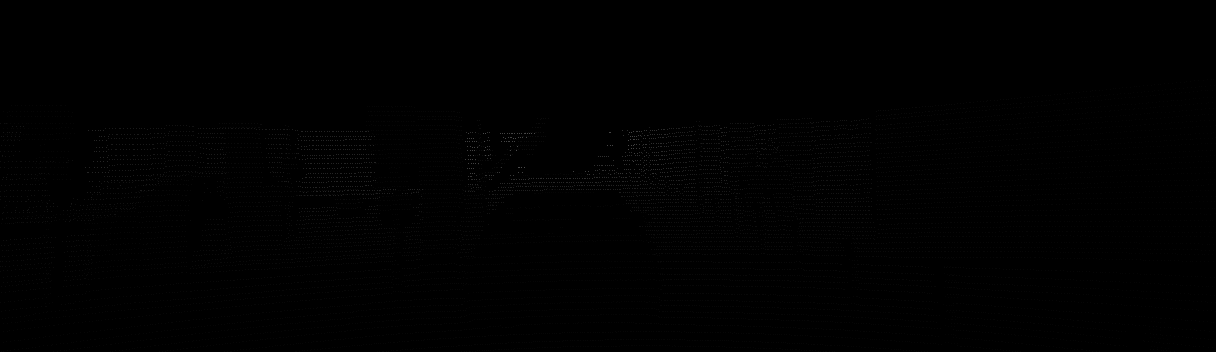
#> input picture data_example/depth_selection/test_depth_completion_anonymous/velodyne_raw/0000000001.png, 1216 x 352 px
$ python main.py
#> lines starting #> are read from the running program, lines starting #| are printed output that depends on the picture; after the words box and inside, x2 and y2 are one past the last pixel; in counts of white or black regions, pixels touching at a corner belong together
#> in main, depth_image is the input picture: shape (352, 1216) uint16; min 0, max 19718, mean 141.7
import glob
import os
import sys
import time
import collections

import cv2
import numpy as np

# Full kernels
FULL_KERNEL_3 = np.ones((3, 3), np.uint8)
FULL_KERNEL_5 = np.ones((5, 5), np.uint8)
FULL_KERNEL_7 = np.ones((7, 7), np.uint8)
FULL_KERNEL_9 = np.ones((9, 9), np.uint8)
FULL_KERNEL_31 = np.ones((31, 31), np.uint8)

# 3x3 cross kernel
CROSS_KERNEL_3 = np.asarray(
    [
        [0, 1, 0],
        [1, 1, 1],
        [0, 1, 0],
    ], dtype=np.uint8)

# 5x5 cross kernel
CROSS_KERNEL_5 = np.asarray(
    [
        [0, 0, 1, 0, 0],
        [0, 0, 1, 0, 0],
        [1, 1, 1, 1, 1],
        [0, 0, 1, 0, 0],
        [0, 0, 1, 0, 0],
    ], dtype=np.uint8)

# 5x5 diamond kernel
DIAMOND_KERNEL_5 = np.array(
    [
        [0, 0, 1, 0, 0],
        [0, 1, 1, 1, 0],
        [1, 1, 1, 1, 1],
        [0, 1, 1, 1, 0],
        [0, 0, 1, 0, 0],
    ], dtype=np.uint8)

# 7x7 cross kernel
CROSS_KERNEL_7 = np.asarray(
    [
        [0, 0, 0, 1, 0, 0, 0],
        [0, 0, 0, 1, 0, 0, 0],
        [0, 0, 0, 1, 0, 0, 0],
        [1, 1, 1, 1, 1, 1, 1],
        [0, 0, 0, 1, 0, 0, 0],
        [0, 0, 0, 1, 0, 0, 0],
        [0, 0, 0, 1, 0, 0, 0],
    ], dtype=np.uint8)

# 7x7 diamond kernel
DIAMOND_KERNEL_7 = np.asarray(
    [
        [0, 0, 0, 1, 0, 0, 0],
        [0, 0, 1, 1, 1, 0, 0],
        [0, 1, 1, 1, 1, 1, 0],
        [1, 1, 1, 1, 1, 1, 1],
        [0, 1, 1, 1, 1, 1, 0],
        [0, 0, 1, 1, 1, 0, 0],
        [0, 0, 0, 1, 0, 0, 0],
    ], dtype=np.uint8)


# [63 lines left out: function fill_in_fast, not called in this run]


def fill_in_multiscale(depth_map, max_depth=100.0,
                       dilation_kernel_far=CROSS_KERNEL_3,
                       dilation_kernel_med=CROSS_KERNEL_5,
                       dilation_kernel_near=CROSS_KERNEL_7,
                       extrapolate=False,
                       blur_type='bilateral',
                       show_process=False):
    """Slower, multi-scale dilation version with additional noise removal that
    provides better qualitative results.
    Args:
        depth_map: projected depths
        max_depth: max depth value for inversion
        dilation_kernel_far: dilation kernel to use for 30.0 < depths < 80.0 m
        dilation_kernel_med: dilation kernel to use for 15.0 < depths < 30.0 m
        dilation_kernel_near: dilation kernel to use for 0.1 < depths < 15.0 m
        extrapolate:whether to extrapolate by extending depths to top of
            the frame, and applying a 31x31 full kernel dilation
        blur_type:
            'gaussian' - provides lower RMSE
            'bilateral' - preserves local structure (recommended)
        show_process: saves process images into an OrderedDict
    Returns:
        depth_map: dense depth map
        process_dict: OrderedDict of process images
    """
#> called with max_depth = 100, dilation_kernel_far = array of shape (3, 3), dilation_kernel_med = array of shape (5, 5), dilation_kernel_near = array of shape (7, 7), extrapolate = False, blur_type = 'bilateral', show_process = True

    # Convert to float32
    depths_in = np.float32(depth_map)

    # Calculate bin masks before inversion
    valid_pixels_near = (depths_in > 0.1) & (depths_in <= 15.0)
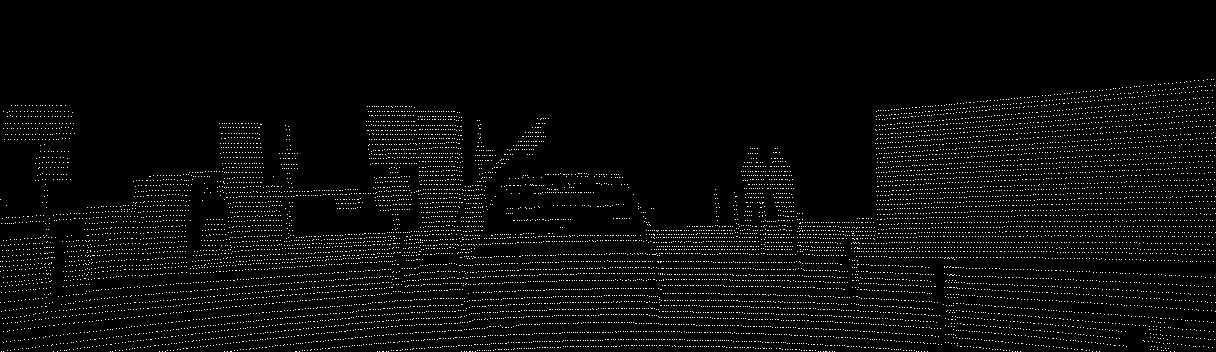
#> valid_pixels_near: shape (352, 1216) bool; 3.4% white in thin lines or dots, all inside (x1, y1, x2, y2) = (0, 79, 1216, 352)
    valid_pixels_med = (depths_in > 15.0) & (depths_in <= 30.0)
#> valid_pixels_med: shape (352, 1216) bool; 0.7% white in thin lines or dots, all inside (x1, y1, x2, y2) = (0, 118, 873, 236)
    valid_pixels_far = (depths_in > 30.0)
#> valid_pixels_far: shape (352, 1216) bool; 0.33% white in thin lines or dots, all inside (x1, y1, x2, y2) = (85, 126, 757, 196)

    # Invert (and offset)
    s1_inverted_depths = np.copy(depths_in)
    valid_pixels = (s1_inverted_depths > 0.1)
    s1_inverted_depths[valid_pixels] = \
        max_depth - s1_inverted_depths[valid_pixels]
#> s1_inverted_depths: shape (352, 1216) float32; min 0, max 96.93, mean 3.9

    # Multi-scale dilation
    dilated_far = cv2.dilate(
        np.multiply(s1_inverted_depths, valid_pixels_far),
        dilation_kernel_far)
    dilated_med = cv2.dilate(
        np.multiply(s1_inverted_depths, valid_pixels_med),
        dilation_kernel_med)
    dilated_near = cv2.dilate(
        np.multiply(s1_inverted_depths, valid_pixels_near),
        dilation_kernel_near)

    # Find valid pixels for each binned dilation
    valid_pixels_near = (dilated_near > 0.1)
#> valid_pixels_near: shape (352, 1216) bool; 29.1% white in thin lines or dots, all inside (x1, y1, x2, y2) = (0, 76, 1216, 352)
    valid_pixels_med = (dilated_med > 0.1)
#> valid_pixels_med: shape (352, 1216) bool; 4.6% white in thin lines or dots, all inside (x1, y1, x2, y2) = (0, 116, 875, 238)
    valid_pixels_far = (dilated_far > 0.1)
#> valid_pixels_far: shape (352, 1216) bool; 1.4% white in thin lines or dots, all inside (x1, y1, x2, y2) = (84, 125, 758, 197)

    # Combine dilated versions, starting farthest to nearest
    s2_dilated_depths = np.copy(s1_inverted_depths)
    s2_dilated_depths[valid_pixels_far] = dilated_far[valid_pixels_far]
    s2_dilated_depths[valid_pixels_med] = dilated_med[valid_pixels_med]
    s2_dilated_depths[valid_pixels_near] = dilated_near[valid_pixels_near]

    # Small hole closure
    s3_closed_depths = cv2.morphologyEx(
        s2_dilated_depths, cv2.MORPH_CLOSE, FULL_KERNEL_5)

    # Median blur to remove outliers
    s4_blurred_depths = np.copy(s3_closed_depths)
    blurred = cv2.medianBlur(s3_closed_depths, 5)
    valid_pixels = (s3_closed_depths > 0.1)
#> valid_pixels: shape (352, 1216) bool; 63.6% white; 53 black regions (7 under 20 px), largest, box (x1, y1, x2, y2) and area: (0, 0, 1216, 208) 143607, (506, 191, 641, 233) 2844, (1000, 261, 1216, 274) 1431
    s4_blurred_depths[valid_pixels] = blurred[valid_pixels]
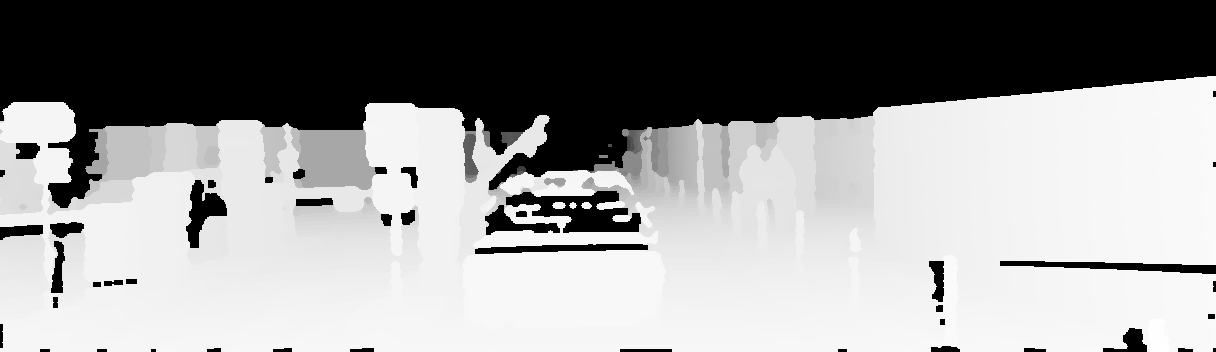
#> s4_blurred_depths: shape (352, 1216) float32; min 0, max 96.93, mean 57; drawn with min black and max white

    # Calculate a top mask
    top_mask = np.ones(depths_in.shape, dtype=bool)
    for pixel_col_idx in range(s4_blurred_depths.shape[1]):
        pixel_col = s4_blurred_depths[:, pixel_col_idx]
        top_pixel_row = np.argmax(pixel_col > 0.1)
        top_mask[0:top_pixel_row, pixel_col_idx] = False
#> this loop made 1216 passes
#> top_pixel_row on passes 1 to 3: 121, 121, 111
#> top_mask: shape (352, 1216) bool; 67.1% white; 1 black region, box (x1, y1, x2, y2) and area: (0, 0, 1216, 199) 140992

    # Get empty mask
    valid_pixels = (s4_blurred_depths > 0.1)
#> valid_pixels: shape (352, 1216) bool; 63.5% white; 45 black regions (4 under 20 px), largest, box (x1, y1, x2, y2) and area: (0, 0, 1216, 208) 143871, (506, 191, 641, 233) 2924, (1000, 261, 1216, 274) 1432
    empty_pixels = ~valid_pixels & top_mask
#> empty_pixels: shape (352, 1216) bool; 3.6% white; 58 white regions (11 under 20 px), largest, box (x1, y1, x2, y2) and area: (506, 191, 641, 233) 2924, (1000, 261, 1216, 274) 1432, (186, 180, 227, 248) 1280

    # Hole fill
    dilated = cv2.dilate(s4_blurred_depths, FULL_KERNEL_9)
    s5_dilated_depths = np.copy(s4_blurred_depths)
    s5_dilated_depths[empty_pixels] = dilated[empty_pixels]
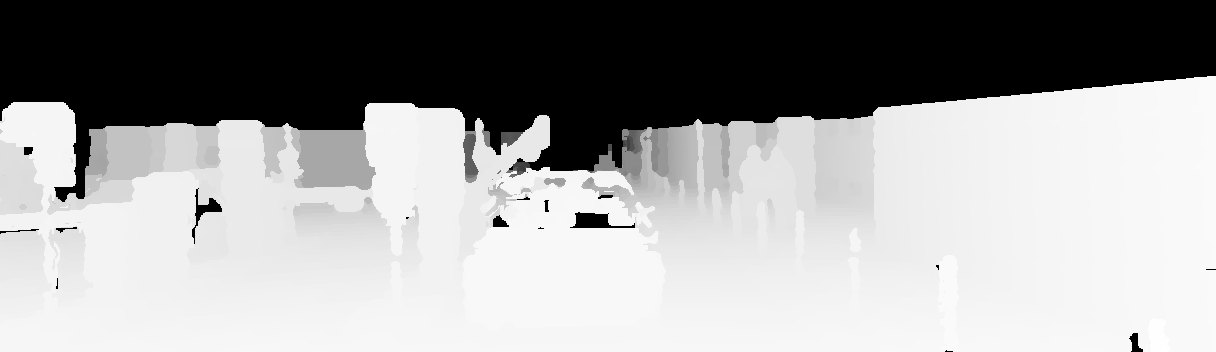
#> s5_dilated_depths: shape (352, 1216) float32; 3.09% of pixels changed, all inside (x1, y1, x2, y2) = (0, 91, 1216, 352); drawn with min black and max white

    # Extend highest pixel to top of image or create top mask
    s6_extended_depths = np.copy(s5_dilated_depths)
    top_mask = np.ones(s5_dilated_depths.shape, dtype=bool)

    top_row_pixels = np.argmax(s5_dilated_depths > 0.1, axis=0)
#> top_row_pixels = 1216 values, max 199 at index 78, min 76 at index 1207, mean 115.9
    top_pixel_values = s5_dilated_depths[top_row_pixels,
                                         range(s5_dilated_depths.shape[1])]
#> top_pixel_values = 1216 values, max 95.14 at index 1215, min 29.93 at index 608, mean 80.88

    for pixel_col_idx in range(s5_dilated_depths.shape[1]):
        if extrapolate:
            s6_extended_depths[0:top_row_pixels[pixel_col_idx],
                               pixel_col_idx] = top_pixel_values[pixel_col_idx]
        else:
            # Create top mask
            top_mask[0:top_row_pixels[pixel_col_idx], pixel_col_idx] = False

    # Fill large holes with masked dilations
    s7_blurred_depths = np.copy(s6_extended_depths)
    for i in range(6):
        empty_pixels = (s7_blurred_depths < 0.1) & top_mask
        dilated = cv2.dilate(s7_blurred_depths, FULL_KERNEL_5)
        s7_blurred_depths[empty_pixels] = dilated[empty_pixels]
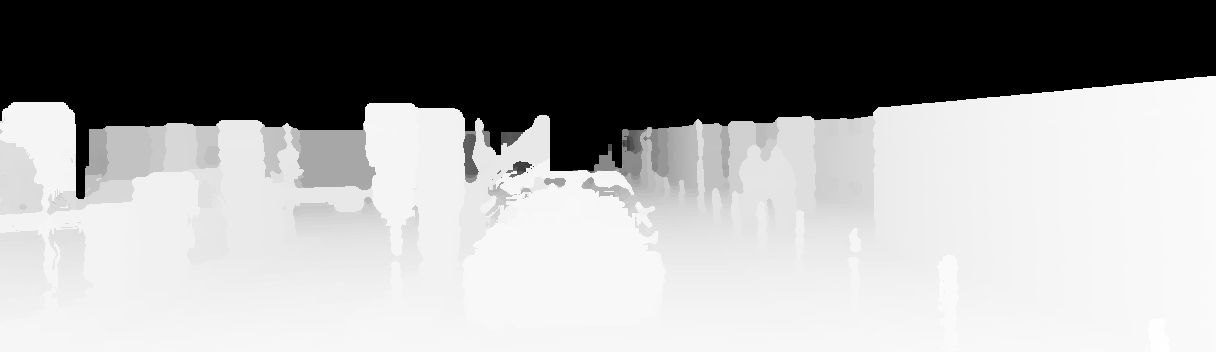
#> s7_blurred_depths: shape (352, 1216) float32; 0.49% of pixels changed, all inside (x1, y1, x2, y2) = (0, 136, 1216, 352); drawn with min black and max white

    # Median blur
    blurred = cv2.medianBlur(s7_blurred_depths, 5)
    valid_pixels = (s7_blurred_depths > 0.1) & top_mask
    s7_blurred_depths[valid_pixels] = blurred[valid_pixels]
#> s7_blurred_depths: shape (352, 1216) float32; 7.74% of pixels changed, all inside (x1, y1, x2, y2) = (0, 77, 1216, 352)

    if blur_type == 'gaussian':
        # Gaussian blur
        blurred = cv2.GaussianBlur(s7_blurred_depths, (5, 5), 0)
        valid_pixels = (s7_blurred_depths > 0.1) & top_mask
        s7_blurred_depths[valid_pixels] = blurred[valid_pixels]
    elif blur_type == 'bilateral':
        # Bilateral blur
        blurred = cv2.bilateralFilter(s7_blurred_depths, 5, 0.5, 2.0)
        s7_blurred_depths[valid_pixels] = blurred[valid_pixels]

    # Invert (and offset)
    s8_inverted_depths = np.copy(s7_blurred_depths)
    valid_pixels = np.where(s8_inverted_depths > 0.1)
#> valid_pixels = 286974 positions, rows 76 to 351, columns 0 to 1215
    s8_inverted_depths[valid_pixels] = \
        max_depth - s8_inverted_depths[valid_pixels]
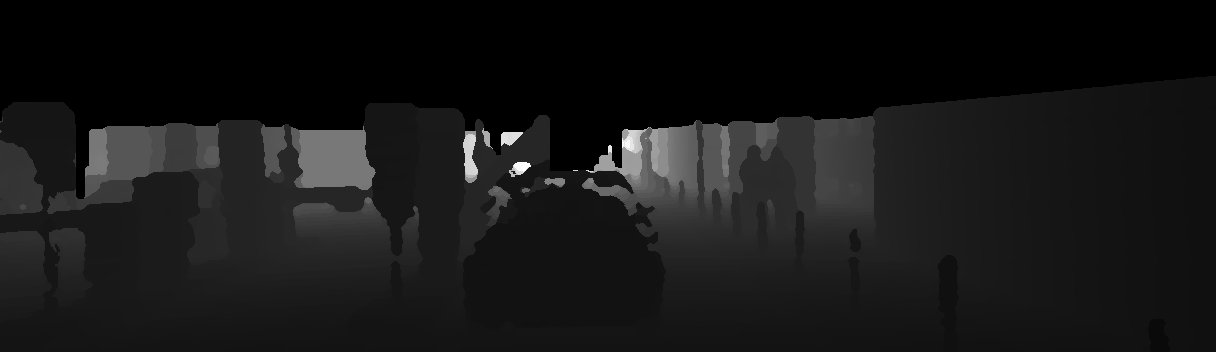
#> s8_inverted_depths: shape (352, 1216) float32; min 0, max 76.91, mean 6.9; drawn with min black and max white

    depths_out = s8_inverted_depths

    process_dict = None
    if show_process:
        process_dict = collections.OrderedDict()

        process_dict['s0_depths_in'] = depths_in

        process_dict['s1_inverted_depths'] = s1_inverted_depths
        process_dict['s2_dilated_depths'] = s2_dilated_depths
        process_dict['s3_closed_depths'] = s3_closed_depths
        process_dict['s4_blurred_depths'] = s4_blurred_depths
        process_dict['s5_combined_depths'] = s5_dilated_depths
        process_dict['s6_extended_depths'] = s6_extended_depths
        process_dict['s7_blurred_depths'] = s7_blurred_depths
        process_dict['s8_inverted_depths'] = s8_inverted_depths

        process_dict['s9_depths_out'] = depths_out

    return depths_out, process_dict

def cv2_show_image(window_name, image,
                   size_wh=None, location_xy=None):
    """Helper function for specifying window size and location when
    displaying images with cv2.
    Args:
        window_name: str window name
        image: ndarray image to display
        size_wh: window size (w, h)
        location_xy: window location (x, y)
    """

    if size_wh is not None:
        cv2.namedWindow(window_name,
                        cv2.WINDOW_KEEPRATIO | cv2.WINDOW_GUI_NORMAL)
        cv2.resizeWindow(window_name, *size_wh)
    else:
        cv2.namedWindow(window_name, cv2.WINDOW_AUTOSIZE)

    if location_xy is not None:
        cv2.moveWindow(window_name, *location_xy)

    cv2.imshow(window_name, image)

def main():
    """Depth maps are saved to the 'outputs' folder.
    """
    ##############################
    # Options
    ##############################
    # Fast fill with Gaussian blur @90Hz (paper result)
    # fill_type = 'fast'
    # extrapolate = True
    # blur_type = 'gaussian'

    # Fast Fill with bilateral blur, no extrapolation @87Hz (recommended)
    # fill_type = 'fast'
    # extrapolate = False
    # blur_type = 'bilateral'

    # Multi-scale dilations with extra noise removal, no extrapolation @ 30Hz
    fill_type = 'multiscale'
    extrapolate = False
    blur_type = 'bilateral'

    ##############################
    # Processing
    ##############################
    depth_image_path = '../data_example/depth_selection/test_depth_completion_anonymous/velodyne_raw/0000000001.png'

    # Load depth projections from uint16 image
    depth_image = cv2.imread(depth_image_path, cv2.IMREAD_ANYDEPTH)
    projected_depths = np.float32(depth_image / 256.0)

    # Fill in
    if fill_type == 'fast':
        final_depths = fill_in_fast(
            projected_depths, extrapolate=extrapolate, blur_type=blur_type)
    elif fill_type == 'multiscale':
        final_depths, process_dict = fill_in_multiscale(
            projected_depths, extrapolate=extrapolate, blur_type=blur_type,
            show_process=True)
#> process_dict = 10 items
    else:
        raise ValueError('Invalid fill_type {}'.format(fill_type))

    # Display images from process_dict
    if fill_type == 'multiscale':
        img_size = (570, 165)

        x_start = 80
        y_start = 50
        x_offset = img_size[0]
        y_offset = img_size[1]
        x_padding = 0
        y_padding = 28

        img_x = x_start
        img_y = y_start
        max_x = 1900

        row_idx = 0
        for key, value in process_dict.items():

            image_jet = cv2.applyColorMap(
                np.uint8(value / np.amax(value) * 255),
                cv2.COLORMAP_JET)
            cv2_show_image(
                key, image_jet,
                img_size, (img_x, img_y))

            img_x += x_offset + x_padding
            if (img_x + x_offset + x_padding) > max_x:
                img_x = x_start
                row_idx += 1
            img_y = y_start + row_idx * (y_offset + y_padding)
#> this loop made 10 passes
#> (key, img_y) on passes 1 to 10: ('s0_depths_in', 50), ('s1_inverted_depths', 50), ('s2_dilated_depths', 243), ('s3_closed_depths', 243), ('s4_blurred_depths', 243), ('s5_combined_depths', 436), ('s6_extended_depths', 436), ('s7_blurred_depths', 436), ('s8_inverted_depths', 629), ('s9_depths_out', 629)
#> pass 1, in main, `image_jet = cv2.applyColorMap( np.uint8(value / np.amax(value) * 255),..`:
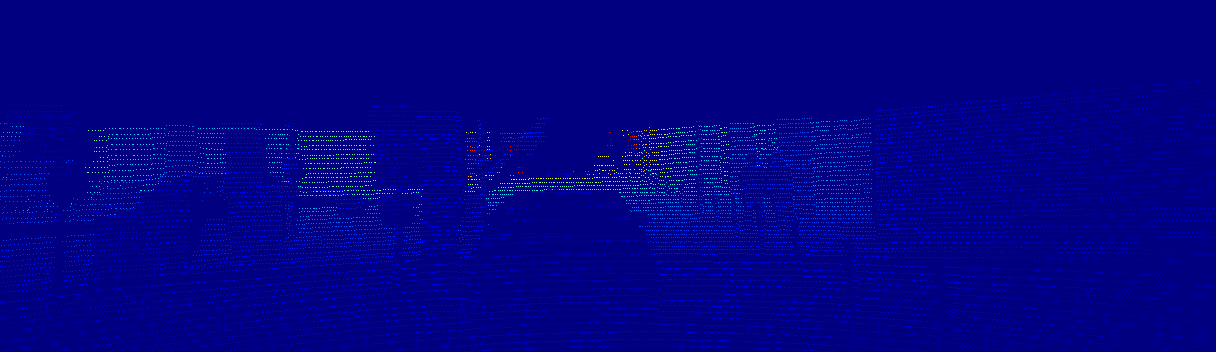
#> image_jet: shape (352, 1216, 3); mean B, G, R 132.2, 2, 0.4
#> pass 3, in main, `image_jet = cv2.applyColorMap( np.uint8(value / np.amax(value) * 255),..`:
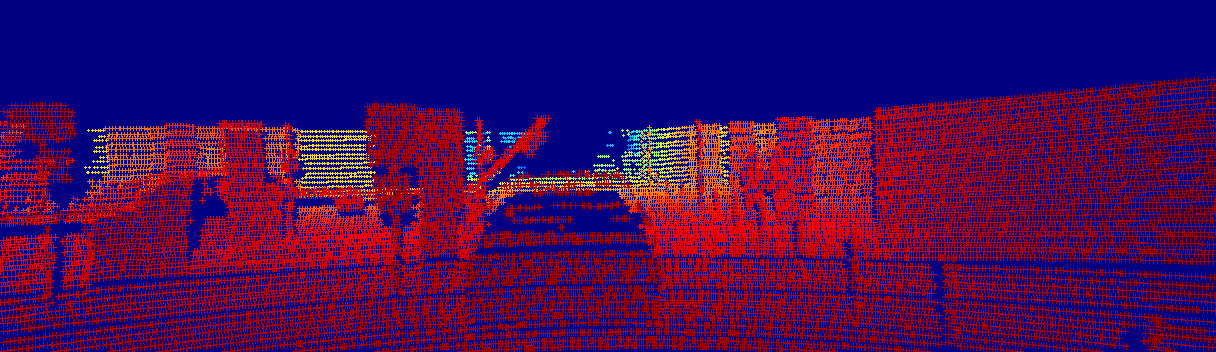
#> image_jet: shape (352, 1216, 3); mean B, G, R 84.3, 5.1, 66
#> after the loop, img_x = 650; row_idx = 3
    else:
        image_jet = cv2.applyColorMap(
            np.uint8(final_depths / np.amax(final_depths) * 255),
            cv2.COLORMAP_JET)
        cv2_show_image('final_depths', image_jet)

    cv2.waitKey()


if __name__ == "__main__":
    main()
